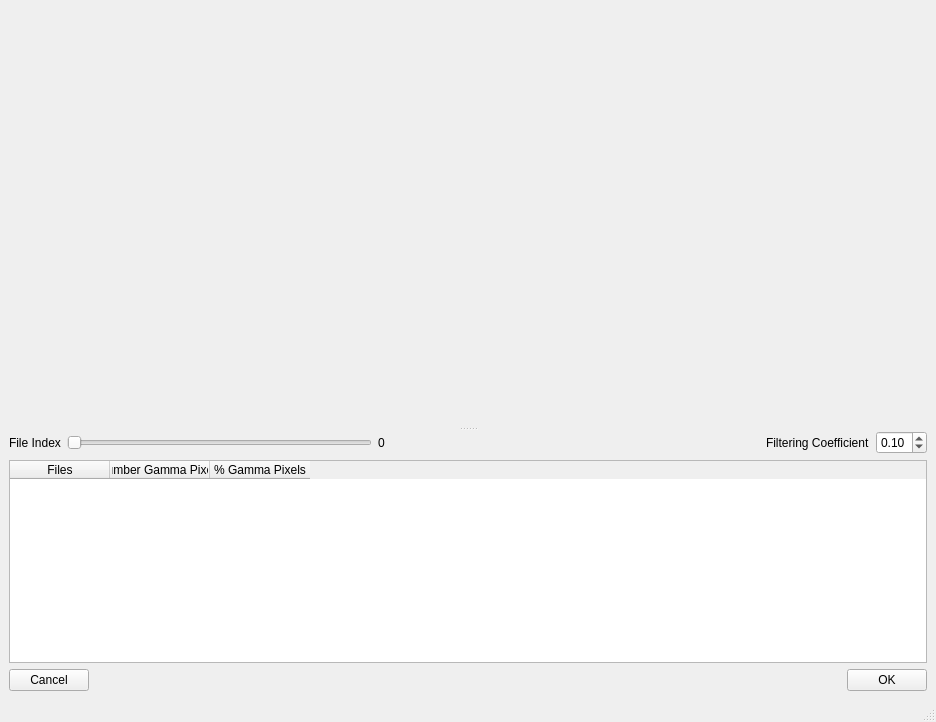
<?xml version="1.0" encoding="UTF-8"?>
<ui version="4.0">
 <class>MainWindow</class>
 <widget class="QMainWindow" name="MainWindow">
  <property name="geometry">
   <rect>
    <x>0</x>
    <y>0</y>
    <width>936</width>
    <height>722</height>
   </rect>
  </property>
  <property name="windowTitle">
   <string>Gamma Filtering Tool</string>
  </property>
  <widget class="QWidget" name="centralwidget">
   <layout class="QVBoxLayout" name="verticalLayout_3">
    <item>
     <widget class="QSplitter" name="splitter">
      <property name="orientation">
       <enum>Qt::Vertical</enum>
      </property>
      <widget class="QWidget" name="image_widget" native="true">
       <property name="sizePolicy">
        <sizepolicy hsizetype="Preferred" vsizetype="Expanding">
         <horstretch>0</horstretch>
         <verstretch>0</verstretch>
        </sizepolicy>
       </property>
       <property name="minimumSize">
        <size>
         <width>0</width>
         <height>400</height>
        </size>
       </property>
      </widget>
      <widget class="QWidget" name="">
       <layout class="QVBoxLayout" name="verticalLayout_2">
        <item>
         <layout class="QVBoxLayout" name="verticalLayout">
          <item>
           <layout class="QHBoxLayout" name="horizontalLayout_4">
            <item>
             <layout class="QHBoxLayout" name="horizontalLayout_2">
              <item>
               <widget class="QLabel" name="file_index_label">
                <property name="text">
                 <string>File Index</string>
                </property>
               </widget>
              </item>
              <item>
               <widget class="QSlider" name="file_index_slider">
                <property name="orientation">
                 <enum>Qt::Horizontal</enum>
                </property>
               </widget>
              </item>
              <item>
               <widget class="QLabel" name="file_index_value">
                <property name="text">
                 <string>0</string>
                </property>
               </widget>
              </item>
             </layout>
            </item>
            <item>
             <spacer name="horizontalSpacer_2">
              <property name="orientation">
               <enum>Qt::Horizontal</enum>
              </property>
              <property name="sizeHint" stdset="0">
               <size>
                <width>40</width>
                <height>20</height>
               </size>
              </property>
             </spacer>
            </item>
            <item>
             <layout class="QHBoxLayout" name="horizontalLayout_3">
              <item>
               <widget class="QLabel" name="label_3">
                <property name="text">
                 <string>Filtering Coefficient</string>
                </property>
               </widget>
              </item>
              <item>
               <widget class="QDoubleSpinBox" name="doubleSpinBox">
                <property name="maximum">
                 <double>1.000000000000000</double>
                </property>
                <property name="singleStep">
                 <double>0.010000000000000</double>
                </property>
                <property name="value">
                 <double>0.100000000000000</double>
                </property>
               </widget>
              </item>
             </layout>
            </item>
           </layout>
          </item>
          <item>
           <widget class="QTableWidget" name="tableWidget">
            <property name="sizePolicy">
             <sizepolicy hsizetype="Expanding" vsizetype="Minimum">
              <horstretch>0</horstretch>
              <verstretch>0</verstretch>
             </sizepolicy>
            </property>
            <property name="minimumSize">
             <size>
              <width>0</width>
              <height>80</height>
             </size>
            </property>
            <property name="alternatingRowColors">
             <bool>true</bool>
            </property>
            <property name="selectionMode">
             <enum>QAbstractItemView::SingleSelection</enum>
            </property>
            <property name="selectionBehavior">
             <enum>QAbstractItemView::SelectRows</enum>
            </property>
            <column>
             <property name="text">
              <string>Files</string>
             </property>
            </column>
            <column>
             <property name="text">
              <string>Number Gamma Pixels</string>
             </property>
            </column>
            <column>
             <property name="text">
              <string>% Gamma Pixels</string>
             </property>
            </column>
           </widget>
          </item>
         </layout>
        </item>
        <item>
         <layout class="QHBoxLayout" name="horizontalLayout">
          <item>
           <widget class="QPushButton" name="cancel_button">
            <property name="text">
             <string>Cancel</string>
            </property>
           </widget>
          </item>
          <item>
           <spacer name="horizontalSpacer">
            <property name="orientation">
             <enum>Qt::Horizontal</enum>
            </property>
            <property name="sizeHint" stdset="0">
             <size>
              <width>40</width>
              <height>20</height>
             </size>
            </property>
           </spacer>
          </item>
          <item>
           <widget class="QPushButton" name="apply_button">
            <property name="text">
             <string>OK</string>
            </property>
           </widget>
          </item>
         </layout>
        </item>
       </layout>
      </widget>
     </widget>
    </item>
   </layout>
  </widget>
  <widget class="QMenuBar" name="menubar">
   <property name="geometry">
    <rect>
     <x>0</x>
     <y>0</y>
     <width>936</width>
     <height>22</height>
    </rect>
   </property>
  </widget>
  <widget class="QStatusBar" name="statusbar"/>
 </widget>
 <resources/>
 <connections>
  <connection>
   <sender>cancel_button</sender>
   <signal>clicked()</signal>
   <receiver>MainWindow</receiver>
   <slot>cancel_clicked()</slot>
   <hints>
    <hint type="sourcelabel">
     <x>71</x>
     <y>689</y>
    </hint>
    <hint type="destinationlabel">
     <x>179</x>
     <y>478</y>
    </hint>
   </hints>
  </connection>
  <connection>
   <sender>apply_button</sender>
   <signal>clicked()</signal>
   <receiver>MainWindow</receiver>
   <slot>apply_clicked()</slot>
   <hints>
    <hint type="sourcelabel">
     <x>923</x>
     <y>689</y>
    </hint>
    <hint type="destinationlabel">
     <x>552</x>
     <y>492</y>
    </hint>
   </hints>
  </connection>
  <connection>
   <sender>file_index_slider</sender>
   <signal>sliderMoved(int)</signal>
   <receiver>MainWindow</receiver>
   <slot>slider_moved()</slot>
   <hints>
    <hint type="sourcelabel">
     <x>268</x>
     <y>332</y>
    </hint>
    <hint type="destinationlabel">
     <x>344</x>
     <y>679</y>
    </hint>
   </hints>
  </connection>
 </connections>
 <slots>
  <slot>cancel_clicked()</slot>
  <slot>apply_clicked()</slot>
  <slot>circle_center_changed()</slot>
  <slot>sector_radio_button_changed()</slot>
  <slot>sector_changed()</slot>
  <slot>guide_color_changed()</slot>
  <slot>grid_size_changed()</slot>
  <slot>slider_moved()</slot>
 </slots>
</ui>
